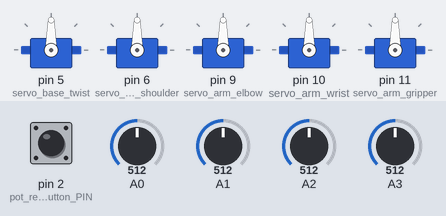
The sketch below on a simulated Arduino Uno, built with avr-gcc and run on an emulated ATmega328P. Shown: 5 × servo. Inputs (shaded band) come from the test bench; at power-on: A0 = 512, pin 2 (pot_read_push_button_PIN) HIGH, A1 = 512, A2 = 512, A3 = 512. What the sketch prints to the serial monitor is not drawn.

Above: at 3.2 s.
3.3 s: A0 set to 716
At 5.7 s:
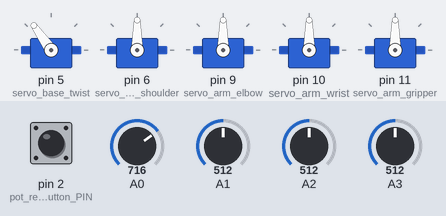
6.5 s: A0 set to 992
At 9.2 s:
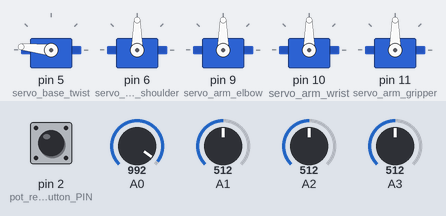
9.5 s: A0 set to 306
At 11.6 s:
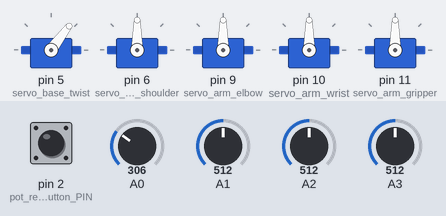
12.5 s: A0 set to 30
At 15.2 s:
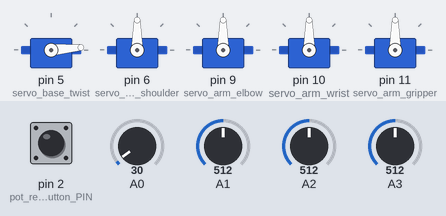
Timing chart, 0 to 16.7 s (numbered marks = the images above; inputs shaded):
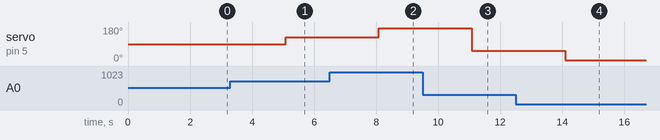

The sketch:

Mavin_Arm_Analog_Test_1.ino
```cpp
// =========================================42===================================80
// Source: STEAM Clown - www.steamclown.org
// GitHub: https://github.com/jimTheSTEAMClown/Marvin-Robot-Arm
#define code_author "Hacker: Jim Burnham - STEAM Clown - www.steamclown.org - Engineer, Maker, Propmaster & Adrenologist" // <-- Author
// This example code is covered under the GNU Lesser General Public License v3.0
// and any docs and lesson examples is licensed under the CC BY-NC-SA 3.0.
// https://creativecommons.org/licenses/by-nc-sa/3.0/
#define code_license "GNU Lesser General Public License v3.0"
#define code_usage "CC BY-NC-SA 3.0"
// Create Date:			06/27/2025
#define code_project_name " Test Servo positions for Marvin's Arm.  Read Pot Analog values, to determine a Servo position "
#define code_name "Marvin_Arm_Analog_Test_1.ino"
#define code_description "Test Servo positions for Marvin's Arm.  Read Pot Analog values, to determine a Servo position - adaptation of Ralph's marvin code "
// Dependencies:
#define target_board " Arduino Uno R3 "
#define target_IDE " Arduino IDE 2.3.5 "
#define code_dependencies " TBD " // List any libraries and other dependencies
// Version / Revision / Change Log:
// #define code_version "0.01" //  0.01 - Created 2025-06-30 by STEAM Clown
#define code_version "1.0.1" // Updated with additional template items, for SVCTE Mechatronics Class - 2025-06-30 by STEAM Clown
#define code_last_modified "2025-06-30 - by STEAM Clown "
// Additional Comments:
// ------------------------------------------
// SAFETY - This is where you tell user what Safety issues they should think about
// !! be sure arm is in rest position before power on !!
#define safety "// !! be sure arm is in rest position before power on !!"
// ------------------------------------------
//
// ============================================================================
//
// Standrds - I Know, it's C++, but I'm going to propogate Python Standards, so Pep8 - https://peps.python.org/pep-0008/
//   Naming Functions = snake_case()
//   Naming Variables = snake_case
//   Constants like Pin #define assignments = All_CAPS_SNAKE_CASE
// ============================================================================
//
// You can use comment tags like these to flag TODOs or bugs during development:
// TODO: Tune PID constants for outdoor conditions
// FIXME: Motors jitter on low battery
// NOTE: This sensor model has a max range of ~200cm

// TODO: Add a NeoPixel strip for status... Like: PowerGood, ArmPower, ReadPOtPos, etc - This will save digital pins that might just go to an LED

// ============================================================================
// Variables, Libraries, Flags
// ============================================================================

// ------------------------------------------
// Libraries
#include <Servo.h>

// ------------------------------------------
// info varialble to show code Information & Usage
int info = 1;  // 1 = serial port information/usage messages, 0 = no info messages

// ------------------------------------------
// debug varialble to show code debug messages
int debug = 1;  // 1 = serial port messages,, 0 = no debug messages

// ------------------------------------------
// Global Constants & Pins
// Arduino Uno Pins:
//   Analog pins used:
//     0,1,2,3,4 used for Position POTs // TODO: add gripper pos to analog 5
//   Digial Pins:
#define pot_read_push_button_PIN 2 // Digital Pin 2
// ----------------------
// Global Variables
// ----------------------
// Servo Names
Servo servo_base_twist;
Servo servo_base_shoulder;
Servo servo_arm_elbow;
Servo servo_arm_wrist;
Servo servo_arm_gripper;

// combos (size & rate): 10/20 & 25, 20 & 50, 30 & 100
// FIXME: Should this be a constant, and a #define
int step_size = 1; // 20 seems good, lower is smoother
int step_rate = 6; // 25 for faster moves, 50 or 100? for more smoothness

// Servo Position variables
int pos_twist, pos_twist_new;
int pos_shoulder, pos_shoulder_new;
int pos_elbow, pos_elbow_new;
int pos_wrist, pos_wrist_new;
int pos_gripper, pos_gripper_new;

// so far these are unused:
int pos_twist_offset    = 0;  // calibration offset
int pos_shoulder_offset = 0;  // calibration offset
int pos_elbow_offset     = 0;  // calibration offset
int pos_wrist_offset     = 0;  // calibration offset
int pos_gripper_offset  = 0;  // calibration offset

// Servo Movment Status
int move_twist_done_FLAG;
int move_shoulder_done_FLAG;
int move_elbow_done_FLAG;
int move_wrist_done_FLAG;
int move_gripper_done_FLAG;

// ----------------------
// Read POT values from Analog pins
int read_push_button_save_pos_pot;
int read_servo_base_twist_pot;
int read_servo_base_shoulder_pot;
int read_servo_arm_elbow_pot;
int read_servo_arm_wrist_pot;
int read_servo_arm_gripper_pot; // TODO: maybe later...

// ----------------------
// Pin Definitions
// ----------------------
const int LED = 13; // board LED pin, to be used as some process indicator
// const int trigPin = 9; // Explain pin, module and use
// const int echoPin = 10; // Explain pin, module and use
// TODO: what is the convention for using Analog pins and assigning them in the Setup?
// Analog 0,1,2,3,4 used


// ----------------------
// Function Prototypes - List your functions, then impliment them after the void loop() function
// ----------------------
// void setupLED();
// void blinkLED();
void print_code_info_version_status();
void move_all_servos_2_pos();
void move_all_servos();

// ============================================================================
void setup() {
// ------------------------------------------
  /* Define stuff that needs to happen  immediately at power on:
      This could be saftey topics and settings
  */
// ------------------------------------------
  /* Initialze the Serial Consol I/O
      Here you can tell the user any safety tips, requirements, or expectations
  */
  Serial.begin(115200);  // be sure serial monitor is set for 'newline' line ending??
  if (info >= 1) {
    print_code_info_version_status();
    }
  Serial.println(" ------------------------------------------ ");
  Serial.println(" --- Begin Of SETUP --- ");
  Serial.println(" ------------------------------------------ ");
  // Pin Mode Settings
    pinMode(pot_read_push_button_PIN, INPUT_PULLUP);
 // Servo Pins 5/6/9/10/11
  servo_base_twist.attach(5);
  servo_base_shoulder.attach(6);
  servo_arm_elbow.attach(9);
  servo_arm_wrist.attach(10);
  servo_arm_gripper.attach(11);

  // Rest position for Marvin (twist centered, base back, elbow closed, wrist straight, hand closed)
  pos_twist = 1484;  // front & slightly right of center to rest on bucket
  pos_shoulder  = 2000;  // back flat
  pos_elbow = 1000;  // closed (folded)
  pos_wrist = 1444;  // straight out
  //posWrist = 1575;  // straight out
  pos_gripper  = 2000;  // open gripper
  //posHand  = 1200;  // closed gripper

  pos_twist_new = pos_twist;         // update new position
  pos_shoulder_new  = pos_shoulder;  // update new position
  pos_elbow_new = pos_elbow;          // update new position
  pos_wrist_new = pos_wrist;         // update new position
  pos_gripper_new  = pos_gripper;    // update new position

  // move_all_servos_2_home();  // be sure arm is in rest position before power on!

  Serial.println();
  Serial.println(" ------------------------------------------ ");
  Serial.println(" --- Done With SETUP --- ");
  Serial.println(" ------------------------------------------ ");

  delay(2000);

}  // end void setup

// ============================================================================
void loop() {
// ------------------------------------------
  // TODO: add "first_time() function to test the first time.  maybe this function can have some global variables/flags it sets, so you can test first time in the loop() or other functions
//-----------------------------------------------
// read PB and potentiometers
  read_push_button_save_pos_pot      = digitalRead(pot_read_push_button_PIN);
  read_servo_base_twist_pot    = analogRead(A0);
  read_servo_base_shoulder_pot = analogRead(A1);
  read_servo_arm_elbow_pot     = analogRead(A2);
  read_servo_arm_wrist_pot     = analogRead(A3);
  //read_servo_arm_gripper_pot  = analogRead(A4); // TODO: maybe later...

  if(read_push_button_save_pos_pot == 0){
    read_servo_base_twist_pot    = analogRead(A0);
    read_servo_base_shoulder_pot = analogRead(A1);
    read_servo_arm_elbow_pot     = analogRead(A2);
    read_servo_arm_wrist_pot     = analogRead(A3);
    //read_servo_arm_gripper_pot  = analogRead(A4); // TODO: maybe later...
    Serial.println();
    Serial.println("*** Readings ***");
    Serial.print("Read Push Button that saves Position Pots values: ");
    Serial.println(read_push_button_save_pos_pot);
    Serial.print("Read Servo Base Twist POT: ");
    Serial.println(read_servo_base_twist_pot);
    Serial.print("Read Servo Base Shoulder POT: ");
    Serial.println(read_servo_base_shoulder_pot);
    Serial.print("Read Servo Arm Elbow POT: ");
    Serial.println(read_servo_arm_elbow_pot);
    Serial.print("Read Servor Arm Wrist POT: ");
    Serial.println(read_servo_arm_wrist_pot);
    // Serial.print("Read Servo Arm Gripper POT ");
    // Serial.println(read_servo_arm_gripper_pot);
    // digitalWrite(SampleCollected, read_PB_save);   // turn the LED on if PB = 1
  }

  Serial.print(".");
  delay(1000);
  pos_twist = read_servo_base_twist_pot;
  move_all_servos_2_pos();
}

void move_all_servos_2_pos() {
  // move all servos to "home" positions simultaneously
  Serial.println(pos_twist + pos_twist_offset);
  int servo_twist_pos = map((pos_twist + pos_twist_offset), 0, 1023, 0, 180); // mapping function
  Serial.println(servo_twist_pos);
  servo_base_twist.write(servo_twist_pos);  // set Twist servo
}

void move_all_servos_2_home() {
  // move all servos to "home" positions simultaneously

  // Servo Movment Status
  move_twist_done_FLAG = 0;
  move_shoulder_done_FLAG = 0;
  move_elbow_done_FLAG = 0;
  move_wrist_done_FLAG = 0;
  move_gripper_done_FLAG = 0;

  // delete later, just here to edits
  //pos_shoulder_new  = pos_shoulder;  // update new position
  //pos_elbow_new = pos_elbow          // update new position
  //pos_wrist_new = pos_wrist;         // update new position
  //pos_gripper_new  = pos_gripper;    // update new position

  // set Servo Twist Base Position
    if (pos_twist_new > pos_twist) {
      pos_twist = pos_twist + step_size;  // stepSize in microseconds
    }
    else if (pos_twist_new < pos_twist) {
      pos_twist = pos_twist - step_size;  // stepSize in microseconds
    }
    else if (pos_twist_new == pos_twist) {
      move_twist_done_FLAG = 1;
    }
    else {
      Serial.println("should never see this message - error in Twist Servo Movment Logic");
    }
    servo_base_twist.writeMicroseconds(pos_twist + pos_twist_offset);  // set Twist servo


}


/**
 * @brief Prints Author, License, Dependencies & Code firmware version info to Serial Monitor
 */
// TODO: fix format & check spelling
void print_code_info_version_status() {
  Serial.println("Author, License, Dependencies & Code firmware version info");
  Serial.println("------------------------------------------");
  Serial.print("Code Author: ");
  Serial.println(code_author);
  Serial.print("Code / Sketch Name: ");
  Serial.println(code_name);
  Serial.println("Code Description: ");
  Serial.println(code_description);
  Serial.println(code_version);
  Serial.println(code_last_modified);
  Serial.print("Target Board: ");
  Serial.println(target_board);
  Serial.print("Target_IDE: ");
  Serial.println(target_IDE);
  Serial.println("Code Dependencies: ");
  Serial.println(code_dependencies);
  Serial.println("Code License Types: ");
  Serial.println(code_license);
  Serial.println(code_usage);
  Serial.println("------------------------------------------");
  Serial.println(safety);
  Serial.println("------------------------------------------");
  Serial.println(" ");
}
```

Measured:
- after the input at 3.3 s, servo on pin 5 (servo_base_twist): 90° → 125° after 1.8 s
- after the input at 6.5 s, servo on pin 5 (servo_base_twist): 125° → 174° after 1.6 s
- after the input at 9.5 s, servo on pin 5 (servo_base_twist): 174° → 53° after 1.6 s
- after the input at 12.5 s, servo on pin 5 (servo_base_twist): 53° → 5° after 1.6 s
